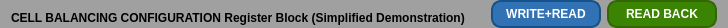
         <widget class="QFrame" name="frame_16">
          <property name="maximumSize">
           <size>
            <width>16777215</width>
            <height>23</height>
           </size>
          </property>
          <property name="styleSheet">
           <string notr="true">QFrame {
    background-color: #a0a0a0; /* 设置背景颜色为灰色 */
    border-radius: 10px; /* 设置边框圆角的半径为10px */
}
</string>
          </property>
          <property name="frameShape">
           <enum>QFrame::Box</enum>
          </property>
          <property name="frameShadow">
           <enum>QFrame::Raised</enum>
          </property>
          <layout class="QHBoxLayout" name="horizontalLayout_14">
           <property name="leftMargin">
            <number>11</number>
           </property>
           <property name="topMargin">
            <number>0</number>
           </property>
           <property name="bottomMargin">
            <number>0</number>
           </property>
           <item>
            <widget class="QLabel" name="label_37">
             <property name="sizePolicy">
              <sizepolicy hsizetype="Preferred" vsizetype="Minimum">
               <horstretch>0</horstretch>
               <verstretch>0</verstretch>
              </sizepolicy>
             </property>
             <property name="minimumSize">
              <size>
               <width>0</width>
               <height>20</height>
              </size>
             </property>
             <property name="maximumSize">
              <size>
               <width>16777215</width>
               <height>23</height>
              </size>
             </property>
             <property name="styleSheet">
              <string notr="true">font: 11pt &quot;Calibri&quot;;
font-weight: 600; /* 设置字体粗细为600 */</string>
             </property>
             <property name="text">
              <string>CELL BALANCING CONFIGURATION Register Block (Simplified Demonstration)</string>
             </property>
             <property name="alignment">
              <set>Qt::AlignBottom|Qt::AlignLeading|Qt::AlignLeft</set>
             </property>
            </widget>
           </item>
           <item>
            <spacer name="horizontalSpacer_13">
             <property name="orientation">
              <enum>Qt::Horizontal</enum>
             </property>
             <property name="sizeHint" stdset="0">
              <size>
               <width>20</width>
               <height>20</height>
              </size>
             </property>
            </spacer>
           </item>
           <item>
            <widget class="QPushButton" name="pushButton_68">
             <property name="minimumSize">
              <size>
               <width>110</width>
               <height>0</height>
              </size>
             </property>
             <property name="maximumSize">
              <size>
               <width>16777215</width>
               <height>16777215</height>
              </size>
             </property>
             <property name="styleSheet">
              <string notr="true">QPushButton {
    background-color: #3072B3; /* 按钮背景颜色 */
    color: white; /* 文字颜色 */
    border-style: solid; /* 边框样式 */
    border-width: 2px; /* 边框宽度 */
    border-radius: 10px; /* 边框圆角半径 */
    border-color: #145289; /* 边框颜色 */
    padding: 5px; /* 内边距 */
	font: 8pt &quot;Calibri&quot;; /* 字体 */
    font-weight: 600; /* 字体粗细 */
}

QPushButton:hover {
    background-color: #5591D2; /* 悬停时的背景颜色 */
}

QPushButton:pressed {
    background-color: #1E5A97; /* 按下时的背景颜色 */
}
</string>
             </property>
             <property name="text">
              <string>WRITE+READ</string>
             </property>
            </widget>
           </item>
           <item>
            <widget class="QPushButton" name="pushButton_69">
             <property name="minimumSize">
              <size>
               <width>110</width>
               <height>0</height>
              </size>
             </property>
             <property name="maximumSize">
              <size>
               <width>16777215</width>
               <height>16777215</height>
              </size>
             </property>
             <property name="styleSheet">
              <string notr="true">QPushButton {
    background-color: #3b8303; /* 按钮背景颜色 */
    color: white; /* 文字颜色 */
    border-style: solid; /* 边框样式 */
    border-width: 2px; /* 边框宽度 */
    border-radius: 10px; /* 边框圆角半径 */
    border-color: #326703; /* 边框颜色 */
    padding: 5px; /* 内边距 */
	font: 8pt &quot;Calibri&quot;; /* 字体 */
    font-weight: 600; /* 字体粗细 */
}

QPushButton:hover {
    background-color: #459403; /* 悬停时的背景颜色 */
}

QPushButton:pressed {
    background-color: #397303; /* 按下时的背景颜色 */
}
</string>
             </property>
             <property name="text">
              <string>READ BACK</string>
             </property>
            </widget>
           </item>
          </layout>
         </widget>
